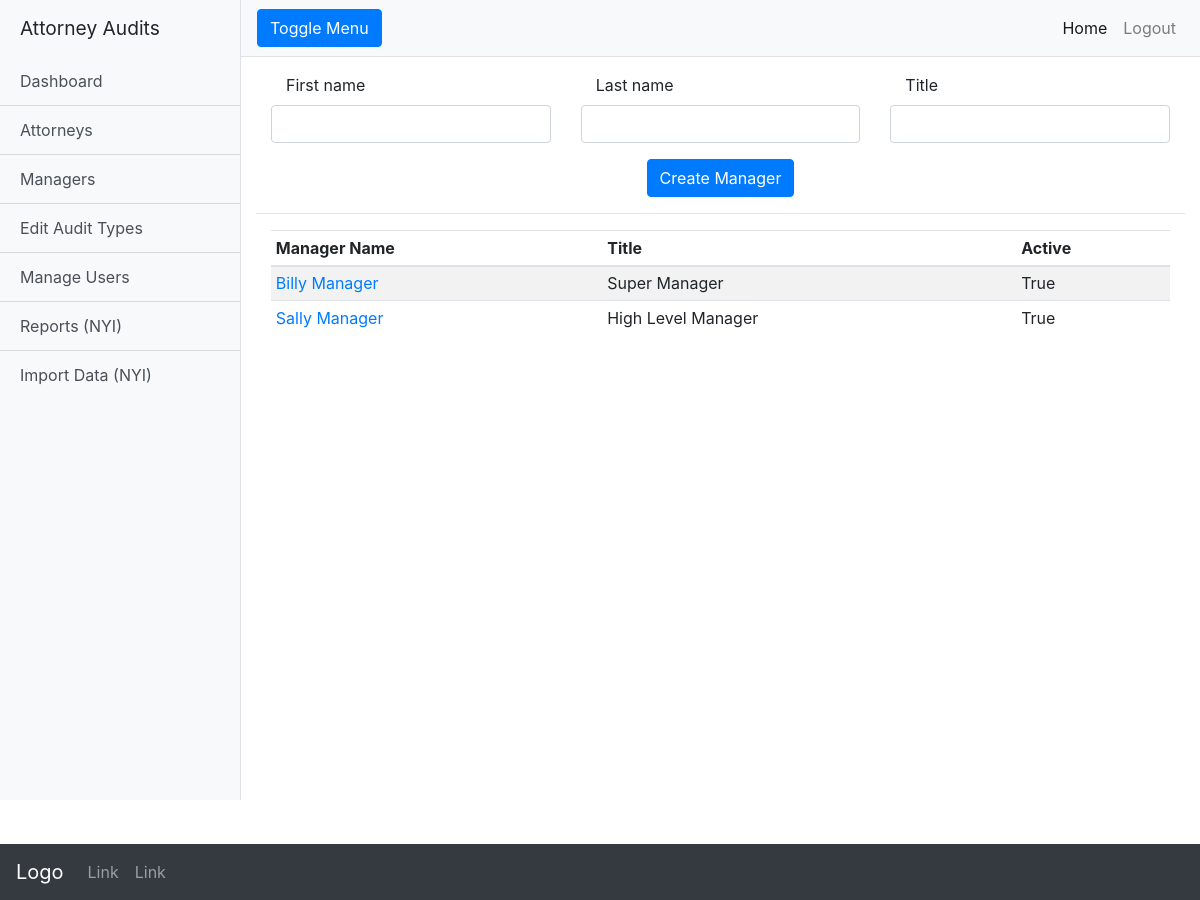
The app's page /, older data.
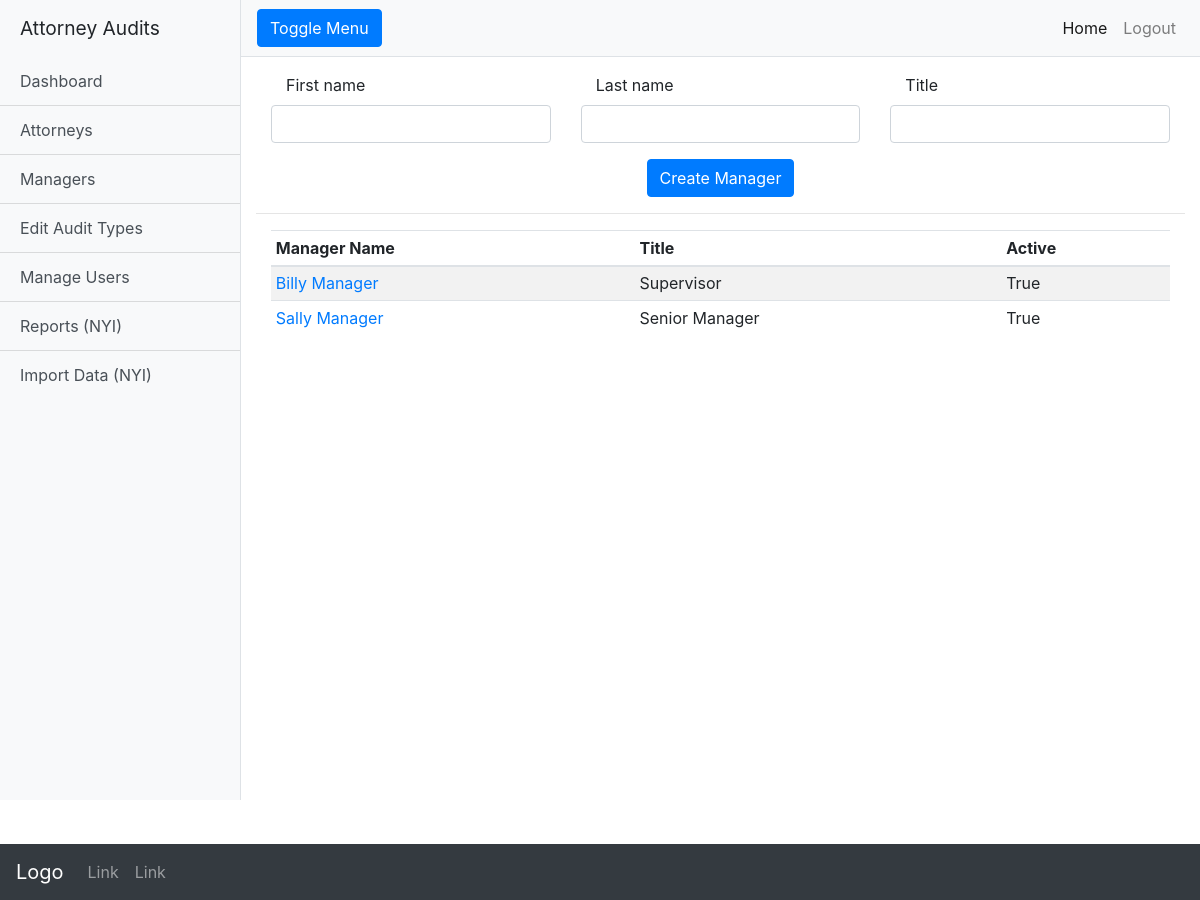
The same page, newer data.
### manager_app/models.py (models this page shows, shortened)
class Manager(models.Model):
    first_name = models.CharField(max_length=30)
    last_name = models.CharField(max_length=30)
    title = models.CharField(max_length=50)
    is_active = models.BooleanField(default=True)
    created_at = models.DateTimeField(auto_now_add=True)
    modified_at = models.DateTimeField(auto_now=True)

### manager_app/views.py (the view)
# urls.py: path('', views.index_view),
def index_view(request):
    form = ManagerForm()
    managers = Manager.objects.all()
    context = {
        "form": form,
        "managers": managers,
    }
    return render(request, "manager_list.html", context)

### manager_app/forms.py
class ManagerForm(forms.ModelForm):
    def __init__(self, *args, **kwargs):
        super(ManagerForm, self).__init__(*args, **kwargs)
        for name in self.fields.keys():
            self.fields[name].widget.attrs.update({
                'class': 'form-control',
            })
    class Meta:
        model = Manager
        fields = ("first_name", "last_name", "title")

### manager_app/templates/manager_list.html (shortened to what this page needs)
{% extends "_audit_base.html" %}
{% block content %}
<div class="container-fluid">
  <form id="manager-form">
    <div class="row">
      {% for field in form %}
      <div class="form-group col-4">
        <label class="col-12">{{ field.label }}</label>
        {{ field }}
      </div>
      {% endfor %}
    </div>
    <div class="row justify-content-center">
      <input type="submit" class="btn btn-primary" value="Create Manager" />
    </div>
</div>
<hr />
<div class="container-fluid">
  <table class="table table-striped table-sm" id="managers_table">
    <thead>
      <tr>
        <th>Manager Name</th>
        <th>Title</th>
        <th>Active</th>
      </tr>
    </thead>
    <tbody>
      {% for manager in managers %}
      <tr>
        <td><a href="/manager/details/{{manager.id}}">{{manager.first_name}} {{manager.last_name}}</a></td>
        <td>{{manager.title}}</td>
        <td>{{manager.is_active}}</td>
      </tr>
      {% endfor %}
    </tbody>
  </table>
</div>
{% endblock content %}

Row changes from the older to the newer data that the page shows:
changed Manager "Billy": title "Super Manager" → "Supervisor"
changed Manager "Sally": title "High Level Manager" → "Senior Manager"
